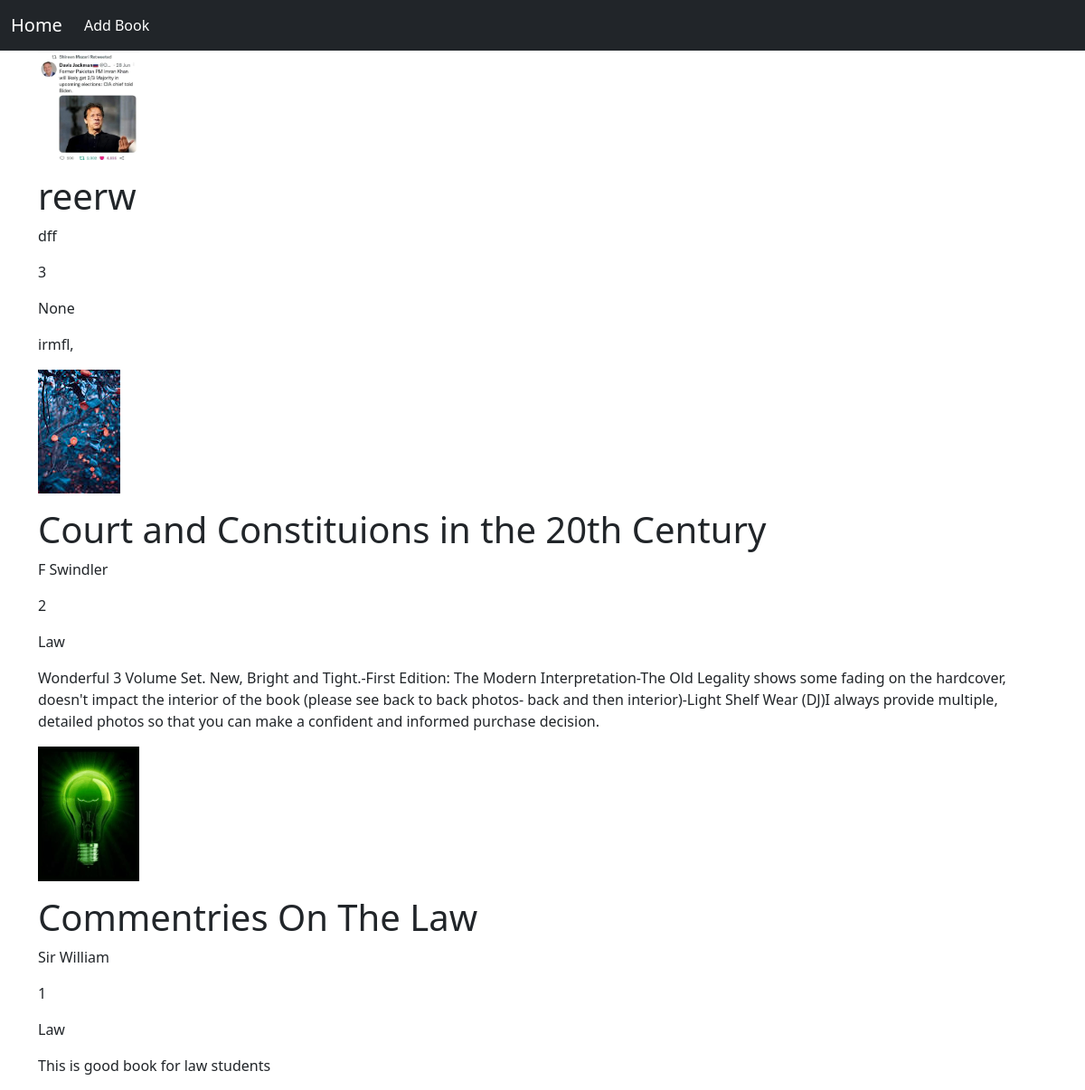
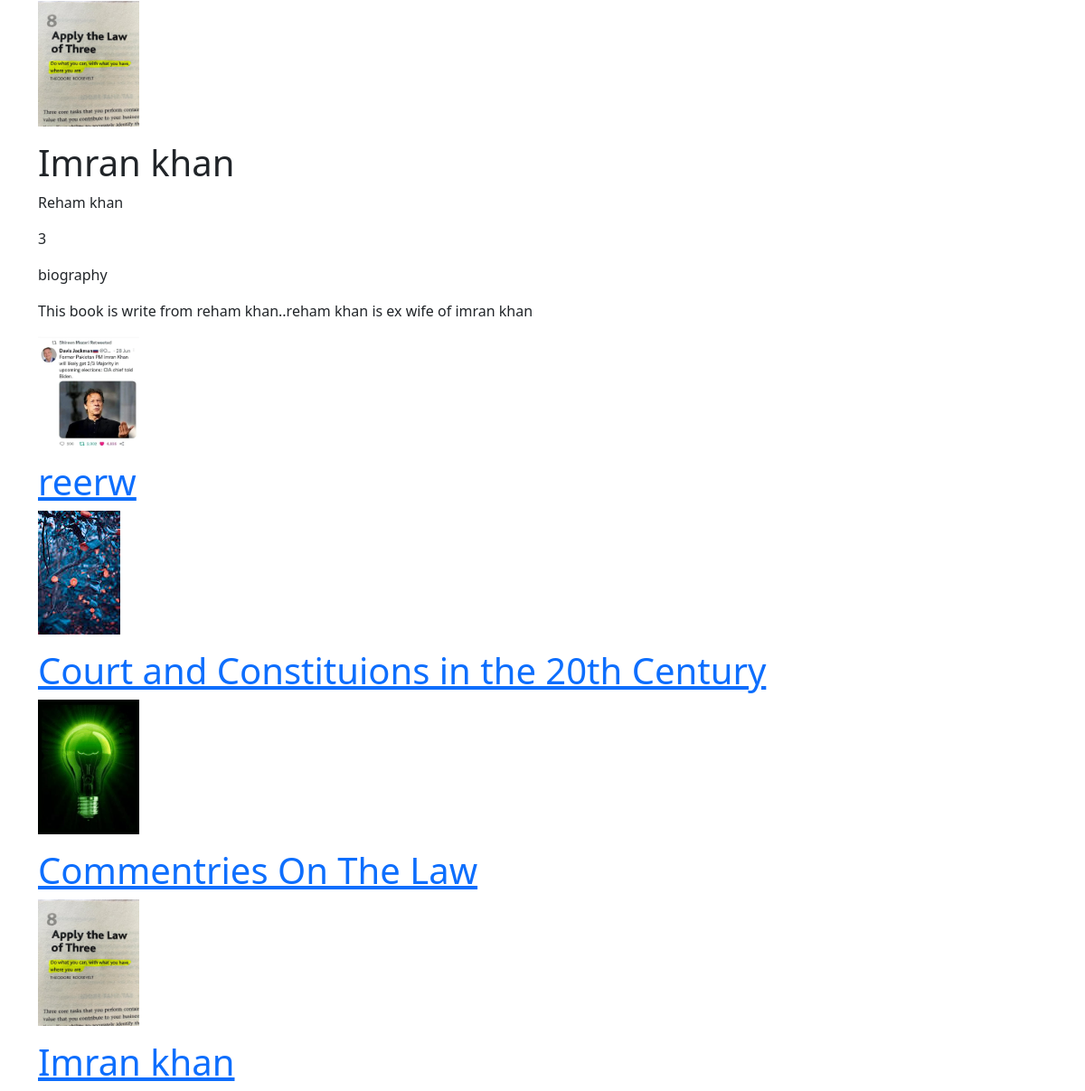
The page /book_detail/ on the database its author committed (2 pictures, top to bottom).
### lib/models.py (models this page shows, shortened)
class book(models.Model):
    title = models.CharField(max_length=200, unique=True)
    isbn = models.PositiveBigIntegerField()
    author = models.CharField(max_length=30, null=True, blank=True)
    category = models.ForeignKey(Categories, null=True, blank=True,on_delete=models.CASCADE)
    content = models.TextField()
    created_on = models.DateTimeField(auto_now_add=True)
    image = models.ImageField(upload_to= 'media')
    class Meta:
        ordering = ['-created_on']

class Categories(models.Model):
    choices = [
        ('science', 'Science'),
        ('history', 'History'),
        ('biography', 'Biography'),
        ('literature', 'Literature'),
        ('law', 'Law'),
    ]
    category = models.CharField(max_length=30, choices=choices, default='science')
    def __str__(self):
        return str(self.category)

### lib/views.py (the view)
# urls.py: path('book_detail/', views.book_detail, name='book_detail'),
def book_detail(request):
    books = book.objects.all()
    return render(request, 'book_detail.html', {'books': books})

### templates/book_detail.html (shortened to what this page needs)
{% extends "base.html" %}
{% block content %}
<!DOCTYPE html>
<html>
    <head>
    </head>
    <body>
        <section class="hero">
            <div class="hero-body">
                <div class="container">
                    <section class="section">
                        <div class="colums">
                            <div class="column is-8 is-offset-2">
                                {% for book in books %}
                                <div class="content is-medium">
                                        {% if book.image %}
                                        <figure class="image">
                                            <img src="{{ book.image.url }}"  style="max-width: 10%;">
                                        </figure>
                                        {% endif %}
                                        <h1 class="title"> {{ book.title }} </h1>
                                        <p>{{ book.author }} </p>
                                        <p>{{ book.isbn }} </p>
                                        <p>{{ book.category }} </p>
                                        <p>{{ book.content }} </p>
                                </div>
                                {% endfor %}
                            </div>
                        </div>
                   </section>
                </div>
            </div>
        </section>
    </body>
</html>
    {% endblock content %}

### templates/base.html (shortened to what this page needs)
<!DOCTYPE html>
<html>
    <head>
        <link href="https://cdn.jsdelivr.net/npm/bootstrap@5.3.0-alpha1/dist/css/bootstrap.min.css" rel="stylesheet">
    </head>
<body>
    {% include "navbar.html" %}
    {% block content %}
    {% endblock content %}
    <section class="hero">
        <div class="hero-body">
            <div class="container">
                 <section class="section">
                    <div class="colums">
                       <div class="column is-8 is-offset-2">
                            {% for book in books %}
                            <div class="content is-medium">
                                <a href="{% url 'book_detail' %}">
                                 {% if book.image %}
                                 <figure class="image">
                                      <img src="{{ book.image.url }}"  style="max-width: 10%;">
                                 </figure>
                                 {% endif %}
                                 <h1 class="title"> {{ book.title }} </h1>
                            </a>
                            </div>
                            {% endfor %}
                       </div>
                  </div>
               </section>
           </div>
        </div>
   </section>
</body>

### templates/navbar.html (shortened to what this page needs)
{% block content %}
<nav class="navbar navbar-expand-lg navbar-dark bg-dark">
    <div class="container-fluid">
        <a class="navbar-brand" href="{% url 'home' %}">Home</a>
        <div class="collapse navbar-collapse" id="navbarSupportedContent">
            <ul class="navbar-nav me-auto mb-2 mb-lg-0">
          <li class="nav-item">
            <a class="nav-link active" aria-current="page" href="{% url 'add_book' %}">Add Book</a>
          </li>
        </div>
    </div>
</nav>
{% endblock content %}

### rows shown on the page
book: image (picture), title "reerw", author "dff", isbn "3", category "None", content "irmfl,"
book: image (picture), title "Court and Constituions in the 20th Century", author "F Swindler", isbn "2", category "Law", content "Wonderful 3 Volume Set. New, Bright and Tight.-First Edition: The Modern Interpretation-The Old Legality shows some fading on the hardcover, doesn't impact the interior of the book (please see back to back photos- back and then interior)-Light Shelf Wear (DJ)I always provide multiple, detailed photos so that you can make a confident and informed purchase decision."
book: image (picture), title "Commentries On The Law", author "Sir William", isbn "1", category "Law", content "This is good book for law students"
book: image (picture), title "Imran khan", author "Reham khan", isbn "3", category "biography", content "This book is write from reham khan..reham khan is ex wife of imran khan"
